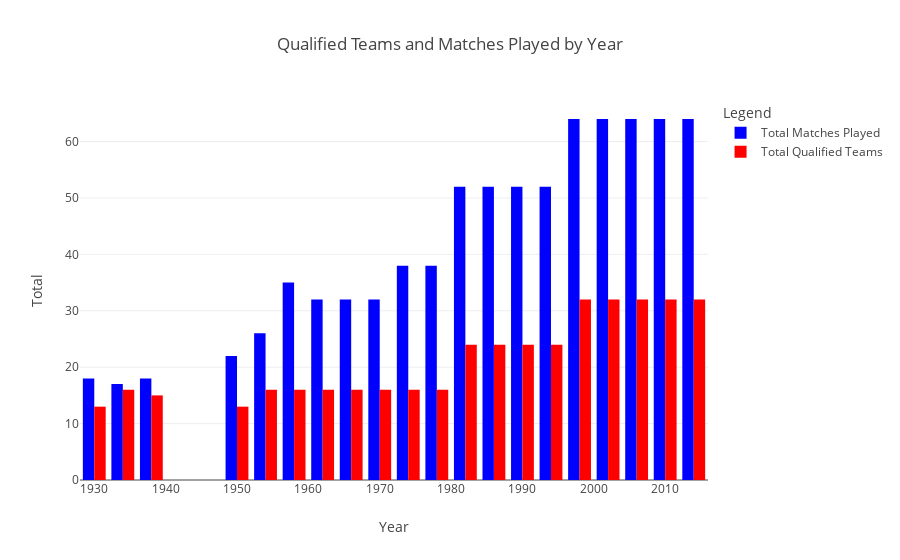
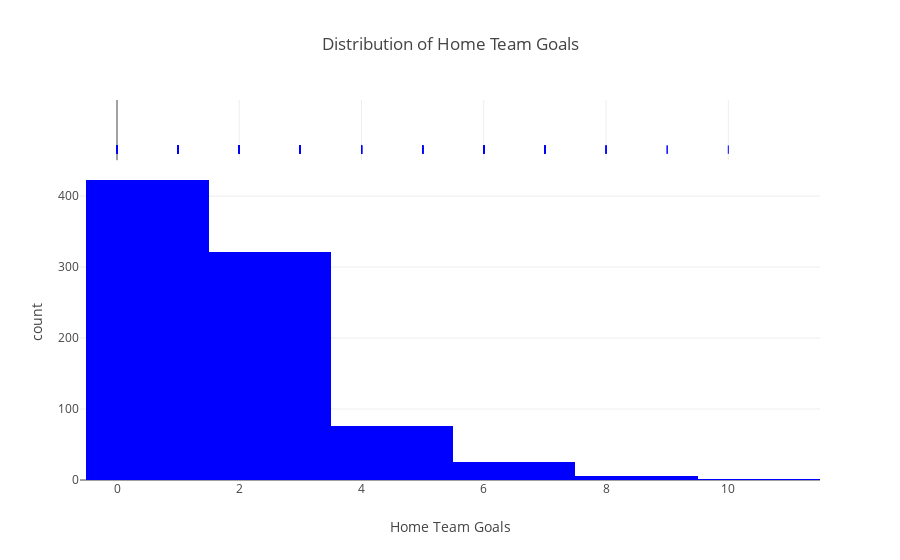
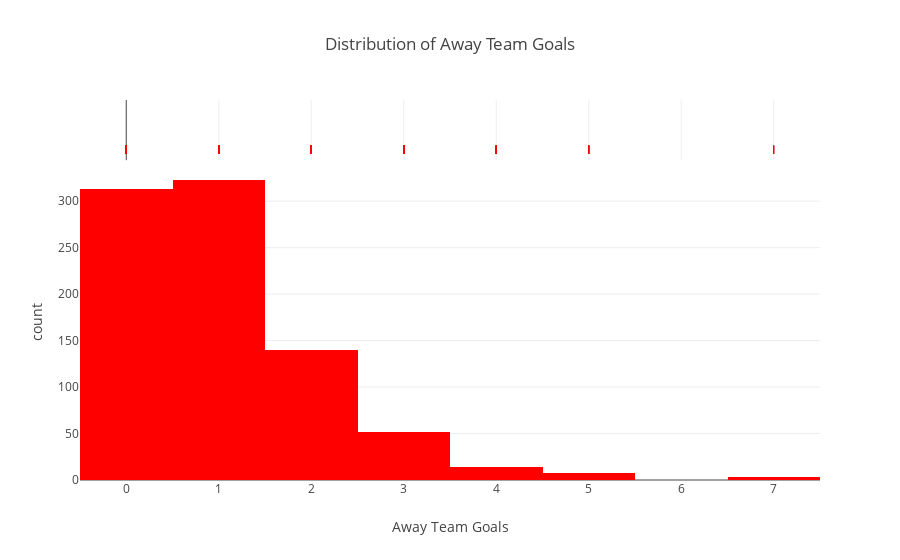

Write notebook code for charts like these, in order.
### Code cell
matches_and_teams_fig = plot_matches_and_teams_by_year(cups)
matches_and_teams_fig.show()
home_goals_distribution_fig = plot_goals_distribution(matches, 'Home Team Goals', 'Distribution of Home Team Goals', 'blue')
home_goals_distribution_fig.show()

# Test the plot_goals_distribution function for Away Team Goals
away_goals_distribution_fig = plot_goals_distribution(matches, 'Away Team Goals', 'Distribution of Away Team Goals', 'red')
away_goals_distribution_fig.show()

### Figure 1 — Plotly figure (JSON) as saved in the notebook; plotly's stock layout.template omitted (floating-point values rounded to 4 significant figures)
{"data": [{"marker": {"color": "blue"}, "name": "Total Matches Played", "type": "bar", "x": [1930, 1934, 1938, 1950, 1954, 1958, 1962, 1966, 1970, 1974, 1978, 1982, 1986, 1990, 1994, 1998, 2002, 2006, 2010, 2014], "y": [18, 17, 18, 22, 26, 35, 32, 32, 32, 38, 38, 52, 52, 52, 52, 64, 64, 64, 64, 64]}, {"marker": {"color": "red"}, "name": "Total Qualified Teams", "type": "bar", "x": [1930, 1934, 1938, 1950, 1954, 1958, 1962, 1966, 1970, 1974, 1978, 1982, 1986, 1990, 1994, 1998, 2002, 2006, 2010, 2014], "y": [13, 16, 15, 13, 16, 16, 16, 16, 16, 16, 16, 24, 24, 24, 24, 32, 32, 32, 32, 32]}], "layout": {"barmode": "group", "legend": {"title": {"text": "Legend"}}, "title": {"text": "Qualified Teams and Matches Played by Year"}, "xaxis": {"title": {"text": "Year"}}, "yaxis": {"title": {"text": "Total"}}}}

### Figure 2 — Plotly figure (JSON) as saved in the notebook; plotly's stock layout.template omitted (floating-point values rounded to 4 significant figures; data arrays with more than 128 entries replaced by an {"elided": "..."} marker saying what was removed)
{"data": [{"alignmentgroup": "True", "bingroup": "x", "hovertemplate": "Home Team Goals=%{x}<br>count=%{y}<extra></extra>", "legendgroup": "", "marker": {"color": "blue", "pattern": {"shape": ""}}, "name": "", "nbinsx": 10, "offsetgroup": "", "orientation": "v", "showlegend": false, "type": "histogram", "x": {"elided": "4572 int values"}, "xaxis": "x", "yaxis": "y"}, {"alignmentgroup": "True", "boxpoints": "all", "fillcolor": "rgba(255,255,255,0)", "hoveron": "points", "hovertemplate": "Home Team Goals=%{x}<extra></extra>", "jitter": 0, "legendgroup": "", "line": {"color": "rgba(255,255,255,0)"}, "marker": {"color": "blue", "symbol": "line-ns-open"}, "name": "", "offsetgroup": "", "showlegend": false, "type": "box", "x": {"elided": "4572 int values"}, "xaxis": "x2", "yaxis": "y2"}], "layout": {"barmode": "relative", "legend": {"tracegroupgap": 0}, "title": {"text": "Distribution of Home Team Goals"}, "xaxis": {"anchor": "y", "domain": [0, 1], "title": {"text": "Home Team Goals"}}, "xaxis2": {"anchor": "y2", "domain": [0, 1], "matches": "x", "showgrid": true, "showticklabels": false}, "yaxis": {"anchor": "x", "domain": [0, 0.8316], "title": {"text": "count"}}, "yaxis2": {"anchor": "x2", "domain": [0.8416, 1], "matches": "y2", "showgrid": false, "showline": false, "showticklabels": false, "ticks": ""}}}

### Figure 3 — Plotly figure (JSON) as saved in the notebook; plotly's stock layout.template omitted (floating-point values rounded to 4 significant figures; data arrays with more than 128 entries replaced by an {"elided": "..."} marker saying what was removed)
{"data": [{"alignmentgroup": "True", "bingroup": "x", "hovertemplate": "Away Team Goals=%{x}<br>count=%{y}<extra></extra>", "legendgroup": "", "marker": {"color": "red", "pattern": {"shape": ""}}, "name": "", "nbinsx": 10, "offsetgroup": "", "orientation": "v", "showlegend": false, "type": "histogram", "x": {"elided": "4572 int values"}, "xaxis": "x", "yaxis": "y"}, {"alignmentgroup": "True", "boxpoints": "all", "fillcolor": "rgba(255,255,255,0)", "hoveron": "points", "hovertemplate": "Away Team Goals=%{x}<extra></extra>", "jitter": 0, "legendgroup": "", "line": {"color": "rgba(255,255,255,0)"}, "marker": {"color": "red", "symbol": "line-ns-open"}, "name": "", "offsetgroup": "", "showlegend": false, "type": "box", "x": {"elided": "4572 int values"}, "xaxis": "x2", "yaxis": "y2"}], "layout": {"barmode": "relative", "legend": {"tracegroupgap": 0}, "title": {"text": "Distribution of Away Team Goals"}, "xaxis": {"anchor": "y", "domain": [0, 1], "title": {"text": "Away Team Goals"}}, "xaxis2": {"anchor": "y2", "domain": [0, 1], "matches": "x", "showgrid": true, "showticklabels": false}, "yaxis": {"anchor": "x", "domain": [0, 0.8316], "title": {"text": "count"}}, "yaxis2": {"anchor": "x2", "domain": [0.8416, 1], "matches": "y2", "showgrid": false, "showline": false, "showticklabels": false, "ticks": ""}}}
